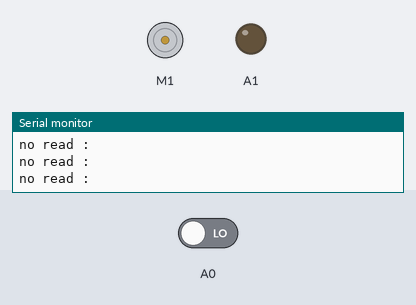
A sketch run on a simulated Arduino Uno, built with avr-gcc and run on an emulated ATmega328P. Parts: DC motor (green arrow = forward, orange = backward, longer = faster), output pins drawn as LEDs (lit = HIGH), the last lines printed to the serial monitor. Inputs (shaded band) come from the test bench; at power-on: A0 LOW.

Above: at 1.2 s.
1.3 s: A0 driven HIGH
At 2.5 s:
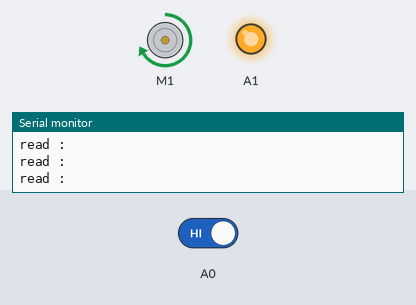
2.8 s: A0 driven LOW
At 4.0 s:
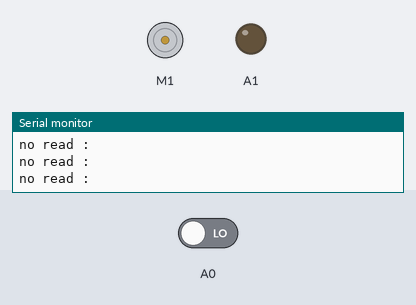
Timing chart, 0 to 5.8 s (numbered marks = the images above; inputs shaded):
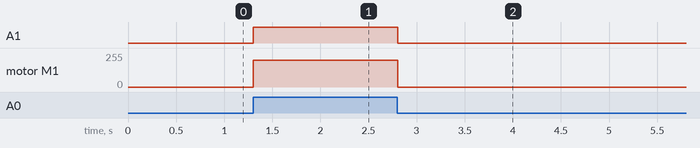

The sketch:

pwm.ino
```cpp
#include <AFMotor.h>
AF_DCMotor motor1(1);
void setup()
{
  pinMode(A0, INPUT);
  pinMode(A1,OUTPUT);
  Serial.begin(115200);
}

void loop()
{
  if(digitalRead(A0)){
    motor1.run(FORWARD);
    motor1.setSpeed(200);
   digitalWrite(A1,1);
  Serial.println("read : ");
  }
  else{
   digitalWrite(A1,0);
   motor1.run(RELEASE);
  Serial.println("no read : ");
  }

  delay(100);

}
```

Measured:
- after the input at 1.3 s, A1: LOW → HIGH at once; motor M1: stopped → forward 200/255 at once
- after the input at 2.8 s, A1: HIGH → LOW at once; motor M1: forward 200/255 → stopped at once
